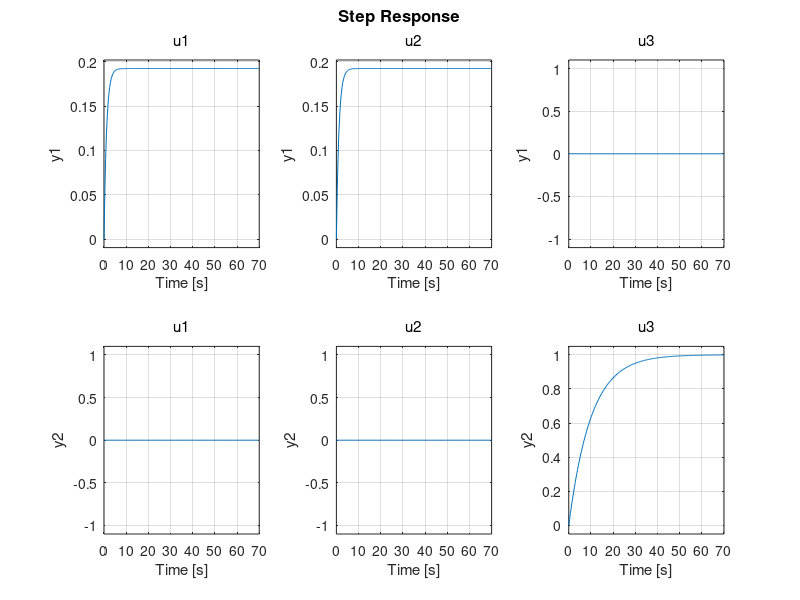

This chart was generated by the following MATLAB code: (Note: this script raises an error after producing the figure.)
%% Abdulaziz Alfaris. ENGIN 296MA miniproject 

%% Controller platform. 


%% Simple Plant Model 

% state z = [x_dot;vf]. x_dot is the velocity of the paddle. vf is the
% velocity of the flywheel (or can be thought of as the compressive force of the
% mechanical spring). vf is used to model an energy storage element. 

% Numbers are place holders. 
M= 6;% M is the moment of inertia of the 4 bar linkage (averaged around 2*pi for linearity).
Mf = 10; % moment of inertia of a fictious flywheel OR 1/k where k is the stiffnes of a spring (energy storage element)
C = 5;  % C*x_dot^2 is the Coriolis and centripetal forces. 

Ma = [M 0; 0 Mf]; Ca = [C 0; 0 0];

A = -inv(Ma)*Ca; 
% We have 3 inputs. T, F, and Tf. so U = [T;F;Tf]; 
B= inv(Ma)*[1 1 0; 0 0 1]; 

% Note that this plant is simplified and probably won't be suffecient. More
% work should be done on modeling and linearizing the real plant. However,
% the following control code should be suffecient once the plant model is
% figured out. 


%% First Controller: LQR 

% Infinite horizon LQR controller that gets the plant to 0. (Note: 0 is
% arbitrary equilibrium point. It can be changed with another desired one
% such as the optimal velocity from the Hill Surface. 

% OpenLoop system  
G0 = ss(A,B,eye(2),zeros(2,3));
Q = eye(2); % Needs tuning 
R = eye(3); % Needs tuning 
K = lqr(A,B,Q,R);

% New system (Closed Loop) 
CLSYS = feedback(G0,K); 

step(CLSYS) % gives the step response for every input to every output (6 responses) 

% Note: More complicated inputs can be applied at the same time using lsim 



%% Second Controller: MPC 

% Receding horizon controller. Optimization is done using YALMIP toolbox. 
z0 = rand(2,1); 
zmin = [0;0]; zmax = [100;100]; umin=[0;0;0]; umax= [100;100;100]; % Place holders. 
N = 20; % number of steps to get to the target point 
M= 4; % Horizon 
zOpt = sdpvar(2,N+1); % optimal state trajectory  (N+1) to include initial condition.
uOpt = sdpvar(3,N); 
zOpt(:,1) = z0; % initial condition 
zref = rand(2,1); % desired states (terminal 
%options = sdpsettings('verbose',false,'solver','ipopt'); if the system is
%nonlinear use a nonlinear solver. 
options = sdpsettings('verbose',false,'solver','quadprog');
for i = 1:N 
    cost = 0; % initialize 
    constraints = []; % initialize
    z = sdpvar(2,M+1); % states for the MPC horizon
    u = sdpvar(3,M); % inputs for the MPC horizon
    z0 = zOpt(:,N); % redefine the initial condiotion with each loop. 
    for j = 1:M % Constraint and cost loop 
       constraints = [constraints; zmin <= z(:,M) <= zmax; % min and max limits on the states
           z(:,M+1) == A*z(:,M) + B*u(:,M); % System dynamics
           umin <= u(:,M) <= umax; % min and max limits on the inputs. 
           z(:,1) == z0];
           cost = cost + (z(:,M) - zref)'*Q*(z(:,M) - zref) + u(:,M)'*R*u(:,M);  
    end 
    sol = optimize(constraints,cost,options); 
    zOptMPC = double(z); 
    uOptMPC = double(u);
    % pick the first input and state 
    zOpt(:,N+1) = zOptMPC(:,1); 
    uOpt(:,N) = uOptMPC(:,1);  
end 

zOpt; % Optimal trajectory 
uOpt; % Optimal inputs sequence 

% Note that the MPC will still work even if we have a nonlinear system. We
% just need to have a state estimator and observer to get the actual
% trajectory so that we can feed them as initial conditions. 